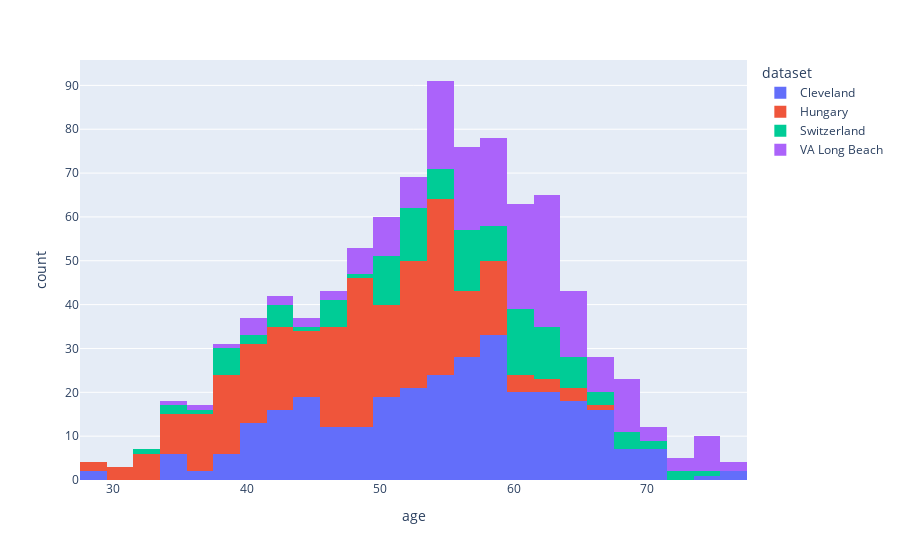

This figure's notebook cell:
### Code cell
# Plot the 'age' column using plotly and color this by 'dataset' column
fig = px.histogram(data_frame=df, x='age', color="dataset")
fig.show()

### Figure 1 — Plotly figure (JSON) as saved in the notebook; plotly's stock layout.template omitted (floating-point values rounded to 4 significant figures; data arrays with more than 128 entries replaced by an {"elided": "..."} marker saying what was removed)
{"data": [{"bingroup": "x", "hovertemplate": "dataset=Cleveland<br>age=%{x}<br>count=%{y}<extra></extra>", "legendgroup": "Cleveland", "marker": {"color": "#636efa", "pattern": {"shape": ""}}, "name": "Cleveland", "orientation": "v", "showlegend": true, "type": "histogram", "x": {"elided": "304 int values"}, "xaxis": "x", "yaxis": "y"}, {"bingroup": "x", "hovertemplate": "dataset=Hungary<br>age=%{x}<br>count=%{y}<extra></extra>", "legendgroup": "Hungary", "marker": {"color": "#EF553B", "pattern": {"shape": ""}}, "name": "Hungary", "orientation": "v", "showlegend": true, "type": "histogram", "x": {"elided": "293 int values"}, "xaxis": "x", "yaxis": "y"}, {"bingroup": "x", "hovertemplate": "dataset=Switzerland<br>age=%{x}<br>count=%{y}<extra></extra>", "legendgroup": "Switzerland", "marker": {"color": "#00cc96", "pattern": {"shape": ""}}, "name": "Switzerland", "orientation": "v", "showlegend": true, "type": "histogram", "x": [32, 34, 35, 36, 38, 38, 38, 38, 38, 38, 40, 41, 42, 42, 43, 43, 43, 45, 46, 46, 47, 47, 47, 47, 48, 50, 50, 50, 50, 51, 51, 51, 51, 51, 51, 51, 52, 52, 52, 52, 53, 53, 53, 53, 53, 53, 53, 53, 54, 54, 54, 55, 55, 55, 55, 56, 56, 56, 56, 56, 56, 56, 56, 57, 57, 57, 57, 57, 57, 58, 58, 58, 59, 59, 59, 59, 59, 60, 60, 60, 60, 60, 60, 61, 61, 61, 61, 61, 61, 61, 61, 61, 62, 62, 62, 62, 62, 62, 62, 63, 63, 63, 63, 63, 64, 64, 64, 65, 65, 65, 65, 66, 66, 67, 68, 68, 69, 69, 70, 70, 72, 73, 74], "xaxis": "x", "yaxis": "y"}, {"bingroup": "x", "hovertemplate": "dataset=VA Long Beach<br>age=%{x}<br>count=%{y}<extra></extra>", "legendgroup": "VA Long Beach", "marker": {"color": "#ab63fa", "pattern": {"shape": ""}}, "name": "VA Long Beach", "orientation": "v", "showlegend": true, "type": "histogram", "x": {"elided": "199 int values"}, "xaxis": "x", "yaxis": "y"}], "layout": {"barmode": "relative", "legend": {"title": {"text": "dataset"}, "tracegroupgap": 0}, "margin": {"t": 60}, "xaxis": {"anchor": "y", "domain": [0, 1], "title": {"text": "age"}}, "yaxis": {"anchor": "x", "domain": [0, 1], "title": {"text": "count"}}}}
